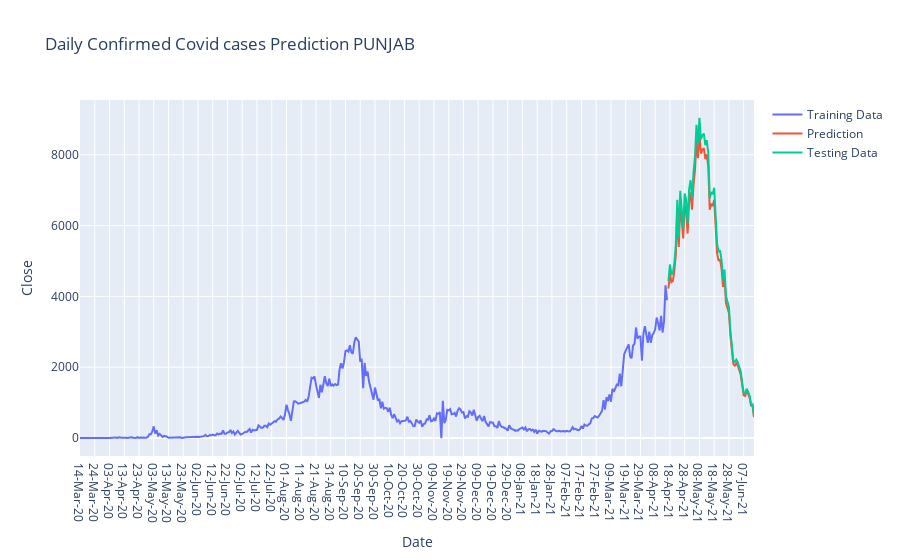

Notebook cell for this chart:
### Code cell
prediction = model.predict(test_generator)


close_train = close_train.reshape((-1))
close_data2 = close_data2.reshape((-1))
prediction = prediction.reshape((-1))

trace1 = go.Scatter(
    x = date_train,
    y = close_train,
    mode = 'lines',
    name = 'Training Data'
)
trace2 = go.Scatter(
    x = date_test,
    y = prediction,
    mode = 'lines',
    name = 'Prediction'
)
trace3 = go.Scatter(
    x = date_test,
    y = close_data2,
    mode='lines',
    name = 'Testing Data'
)
layout = go.Layout(
    title = "Daily Confirmed Covid cases Prediction PUNJAB",
    xaxis = {'title' : "Date"},
    yaxis = {'title' : "Close"}
)
fig = go.Figure(data=[trace1, trace2, trace3], layout=layout)
fig.show()

### Figure 1 — Plotly figure (JSON) as saved in the notebook; plotly's stock layout.template omitted (floating-point values rounded to 4 significant figures; data arrays with more than 128 entries replaced by an {"elided": "..."} marker saying what was removed)
{"data": [{"mode": "lines", "name": "Training Data", "type": "scatter", "x": {"elided": "399 str values"}, "y": {"elided": "399 int values"}}, {"mode": "lines", "name": "Prediction", "type": "scatter", "x": ["17-Apr-21", "18-Apr-21", "19-Apr-21", "20-Apr-21", "21-Apr-21", "22-Apr-21", "23-Apr-21", "24-Apr-21", "25-Apr-21", "26-Apr-21", "27-Apr-21", "28-Apr-21", "29-Apr-21", "30-Apr-21", "01-May-21", "02-May-21", "03-May-21", "04-May-21", "05-May-21", "06-May-21", "07-May-21", "08-May-21", "09-May-21", "10-May-21", "11-May-21", "12-May-21", "13-May-21", "14-May-21", "15-May-21", "16-May-21", "17-May-21", "18-May-21", "19-May-21", "20-May-21", "21-May-21", "22-May-21", "23-May-21", "24-May-21", "25-May-21", "26-May-21", "27-May-21", "28-May-21", "29-May-21", "30-May-21", "31-May-21", "01-Jun-21", "02-Jun-21", "03-Jun-21", "04-Jun-21", "05-Jun-21", "06-Jun-21", "07-Jun-21", "08-Jun-21", "09-Jun-21", "10-Jun-21", "11-Jun-21", "12-Jun-21", "13-Jun-21", "14-Jun-21", "15-Jun-21"], "y": [4220.0, 4666.0, 4402.0, 4434.0, 4717.0, 5190.0, 6407.0, 5393.0, 6647.0, 5976.0, 5634.0, 6574.0, 6403.0, 5774.0, 6682.0, 6932.0, 6449.0, 7155.0, 7573.0, 8419.0, 7901.0, 8610.0, 8033.0, 8141.0, 8184.0, 7876.0, 8008.0, 7651.0, 6448.0, 6618.0, 6553.0, 6729.0, 6001.0, 5208.0, 5002.0, 5044.0, 4782.0, 4267.0, 4529.0, 3813.0, 3670.0, 3529.0, 2892.0, 2461.0, 2088.0, 2047.0, 2109.0, 2042.0, 1910.0, 1789.0, 1489.0, 1209.0, 1193.0, 1327.0, 1249.0, 1144.0, 915.9, 911.1, 593.1]}, {"mode": "lines", "name": "Testing Data", "type": "scatter", "x": ["17-Apr-21", "18-Apr-21", "19-Apr-21", "20-Apr-21", "21-Apr-21", "22-Apr-21", "23-Apr-21", "24-Apr-21", "25-Apr-21", "26-Apr-21", "27-Apr-21", "28-Apr-21", "29-Apr-21", "30-Apr-21", "01-May-21", "02-May-21", "03-May-21", "04-May-21", "05-May-21", "06-May-21", "07-May-21", "08-May-21", "09-May-21", "10-May-21", "11-May-21", "12-May-21", "13-May-21", "14-May-21", "15-May-21", "16-May-21", "17-May-21", "18-May-21", "19-May-21", "20-May-21", "21-May-21", "22-May-21", "23-May-21", "24-May-21", "25-May-21", "26-May-21", "27-May-21", "28-May-21", "29-May-21", "30-May-21", "31-May-21", "01-Jun-21", "02-Jun-21", "03-Jun-21", "04-Jun-21", "05-Jun-21", "06-Jun-21", "07-Jun-21", "08-Jun-21", "09-Jun-21", "10-Jun-21", "11-Jun-21", "12-Jun-21", "13-Jun-21", "14-Jun-21", "15-Jun-21"], "y": [4431, 4900, 4622, 4656, 4953, 5450, 6728, 5663, 6980, 6276, 5916, 6904, 6724, 6063, 7017, 7280, 6772, 7514, 7953, 8841, 8297, 9042, 8436, 8549, 8594, 8271, 8410, 8035, 6771, 6950, 6881, 7066, 6302, 5469, 5253, 5297, 5021, 4481, 4756, 4004, 3854, 3706, 3036, 2584, 2192, 2149, 2214, 2144, 2005, 1878, 1563, 1269, 1252, 1393, 1311, 1201, 961, 956, 622]}], "layout": {"title": {"text": "Daily Confirmed Covid cases Prediction PUNJAB"}, "xaxis": {"title": {"text": "Date"}}, "yaxis": {"title": {"text": "Close"}}}}
